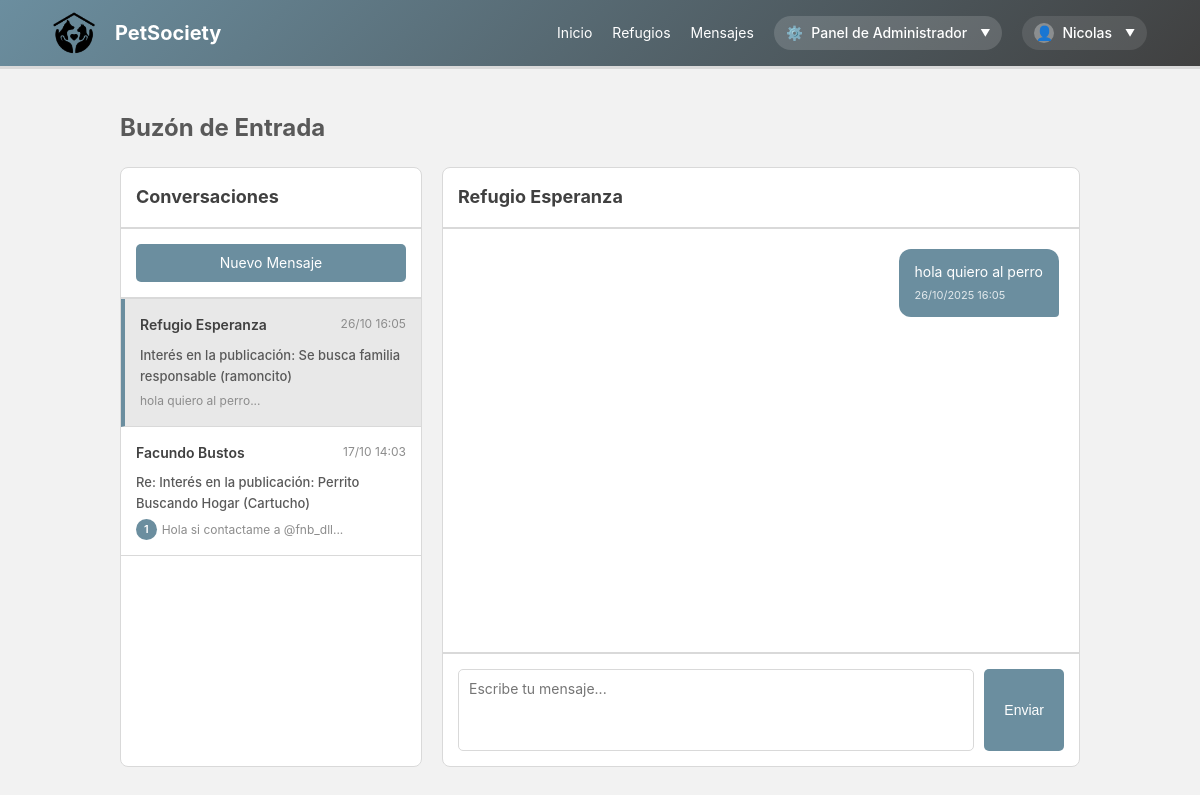
The app's page /buzon.php?conversacion=3 (signed in) with its own data.
### tables this page shows
CREATE TABLE `mensajes` (
  `id_mensaje` int(11) NOT NULL,
  `id_remitente` int(11) NOT NULL,
  `id_destinatario` int(11) NOT NULL,
  `asunto` varchar(255) DEFAULT NULL,
  `contenido` text NOT NULL,
  `fecha_envio` timestamp NOT NULL DEFAULT current_timestamp() COMMENT 'Fecha y hora de envío del mensaje (automática)',
  `leido` tinyint(1) NOT NULL DEFAULT 0
);

CREATE TABLE `usuarios` (
  `id_usuario` int(11) NOT NULL,
  `dni` varchar(15) NOT NULL COMMENT 'Documento Nacional de Identidad, debe ser único',
  `nombre` varchar(100) NOT NULL,
  `email` varchar(100) NOT NULL,
  `password_hash` varchar(255) NOT NULL COMMENT 'Hash de la contraseña del usuario (usar bcrypt o Argon2)',
  `reset_token` varchar(255) DEFAULT NULL,
  `token_expiry` timestamp NULL DEFAULT NULL,
  `telefono` varchar(15) DEFAULT NULL,
  `direccion` varchar(255) DEFAULT NULL,
  `es_refugio` tinyint(1) NOT NULL DEFAULT 0 COMMENT 'TRUE si es un refugio, FALSE si es particular',
  `is_admin` tinyint(1) NOT NULL DEFAULT 0 COMMENT '1 si es super admin, 0 si no lo es',
  `descripcion` text DEFAULT NULL,
  `fecha_registro` timestamp NOT NULL DEFAULT current_timestamp() COMMENT 'Fecha y hora de registro de la cuenta (automática)'
);

### buzon.php (the view, shortened to what this page needs)
<?php
require_once "config.php";
$id_usuario_actual = $_SESSION['id_usuario'];
$conversacion_id = isset($_GET['conversacion']) ? intval($_GET['conversacion']) : null;
$sql = "SELECT
    m.id_remitente,
    m.id_destinatario,
    m.asunto,
    m.contenido,
    m.fecha_envio,
    m.leido,
    remitente.nombre AS nombre_remitente,
    destinatario.nombre AS nombre_destinatario
FROM mensajes m
JOIN usuarios remitente ON m.id_remitente = remitente.id_usuario
JOIN usuarios destinatario ON m.id_destinatario = destinatario.id_usuario
WHERE m.id_remitente = ? OR m.id_destinatario = ?
ORDER BY m.fecha_envio DESC";
$todos_mensajes = [];
if ($stmt = $conexion->prepare($sql)) {
    $stmt->bind_param("ii", $id_usuario_actual, $id_usuario_actual);
    $stmt->execute();
    $result = $stmt->get_result();
    while ($row = $result->fetch_assoc()) {
        $todos_mensajes[] = $row;
    }
}
$conversaciones_map = [];
foreach ($todos_mensajes as $msg) {
    if ($msg['id_remitente'] == $id_usuario_actual) {
        $otro_usuario_id = $msg['id_destinatario'];
        $otro_usuario_nombre = $msg['nombre_destinatario'];
    } else {
        $otro_usuario_id = $msg['id_remitente'];
        $otro_usuario_nombre = $msg['nombre_remitente'];
    }
    if (!isset($conversaciones_map[$otro_usuario_id])) {
        $conversaciones_map[$otro_usuario_id] = [
            'otro_usuario_id' => $otro_usuario_id,
            'otro_usuario_nombre' => $otro_usuario_nombre,
            'ultimo_mensaje' => $msg['contenido'],
            'ultima_fecha' => $msg['fecha_envio'],
            'asunto' => $msg['asunto'],
            'no_leidos' => 0
        ];
    }
    if ($msg['id_destinatario'] == $id_usuario_actual && $msg['leido'] == 0) {
        $conversaciones_map[$otro_usuario_id]['no_leidos']++;
    }
}
$conversaciones = array_values($conversaciones_map);
usort($conversaciones, function($a, $b) {
    return strtotime($b['ultima_fecha']) - strtotime($a['ultima_fecha']);
});
$mensajes_conversacion = [];
if ($conversacion_id) {
    $sql_mensajes = "SELECT
        m.id_mensaje,
        m.id_remitente,
        m.id_destinatario,
        m.asunto,
        m.contenido,
        m.fecha_envio,
        m.leido,
        u_rem.nombre AS nombre_remitente,
        u_dest.nombre AS nombre_destinatario
    FROM mensajes m
    JOIN usuarios u_rem ON m.id_remitente = u_rem.id_usuario
    JOIN usuarios u_dest ON m.id_destinatario = u_dest.id_usuario
    WHERE (m.id_remitente = ? AND m.id_destinatario = ?)
       OR (m.id_remitente = ? AND m.id_destinatario = ?)
    ORDER BY m.fecha_envio ASC";
    if ($stmt = $conexion->prepare($sql_mensajes)) {
        $stmt->bind_param("iiii", $id_usuario_actual, $conversacion_id, $conversacion_id, $id_usuario_actual);
        $stmt->execute();
        $result = $stmt->get_result();
        while ($row = $result->fetch_assoc()) {
            $mensajes_conversacion[] = $row;
        }
    }
}
$otro_usuario_nombre = '';
if ($conversacion_id && !empty($mensajes_conversacion)) {
    $primer_mensaje = $mensajes_conversacion[0];
    $otro_usuario_nombre = ($primer_mensaje['id_remitente'] == $id_usuario_actual)
        ? $primer_mensaje['nombre_destinatario']
        : $primer_mensaje['nombre_remitente'];
}
?>
<!DOCTYPE html>
<html lang="es">
<head>
    <link rel="stylesheet" href="estilos.css">
    <?php if (isset($_SESSION['is_admin']) && $_SESSION['is_admin'] == 1): ?>
        <link rel="stylesheet" href="admin/admin.css">
    <?php endif; ?>
</head>
<body>
    <header>
        <div class="container">
            <div id="branding">
                <h1><a href="index.php"><img src="img/logo1.png" alt="PetSociety Logo" class="header-logo"></a><a href="index.php">PetSociety</a></h1>
            </div>
            <nav>
                <ul class="nav-menu">
                    <?php if (isset($_SESSION["loggedin"]) && $_SESSION["loggedin"] === true): ?>
                        <li><a href="index.php">Inicio</a></li>
                        <li><a href="refugios.php">Refugios</a></li>
                        <li><a href="buzon.php">Mensajes</a></li>
                        <?php if (isset($_SESSION['is_admin']) && $_SESSION['is_admin'] == 1): ?>
                            <li class="admin-panel-dropdown">
                                <span class="admin-panel-trigger">Panel de Administrador</span>
                            </li>
                        <?php endif; ?>
                    <?php else: ?>
                        <li><a href="login.php">Iniciar Sesión</a></li>
                        <li><a href="registro.php">Registrarse</a></li>
                        <li><a href="refugios.php">Refugios</a></li>
                    <?php endif; ?>
                    <?php if (isset($_SESSION["loggedin"]) && $_SESSION["loggedin"] === true): ?>
                        <li class="user-menu mobile-user-menu">
                            <span class="user-menu-trigger">
                                <span class="user-icon"></span>
                                <span class="user-name"><?php echo htmlspecialchars($_SESSION["nombre"]); ?></span>
                            </span>
                        </li>
                    <?php endif; ?>
                </ul>
            </nav>
        </div>
    </header>
    <div class="container">
        <h2>Buzón de Entrada</h2>
        <div class="messaging-container">
            <div class="conversations-list">
                <h3>Conversaciones</h3>
                <div style="padding: 15px; border-bottom: 2px solid #D9D9D9;">
                    <a href="index.php" class="new-message-btn" style="display: block; text-align: center;">Nuevo Mensaje</a>
                </div>
                <?php if (!empty($conversaciones)): ?>
                    <?php foreach ($conversaciones as $conv): ?>
                        <div class="conversation-item <?php echo ($conversacion_id == $conv['otro_usuario_id']) ? 'active' : ''; ?>"
                             onclick="window.location.href='buzon.php?conversacion=<?php echo $conv['otro_usuario_id']; ?>'">
                            <div class="conversation-header">
                                <span class="conversation-name"><?php echo htmlspecialchars($conv['otro_usuario_nombre']); ?></span>
                                <span class="conversation-time"><?php echo date("d/m H:i", strtotime($conv['ultima_fecha'])); ?></span>
                            </div>
                            <div class="conversation-subject"><?php echo htmlspecialchars($conv['asunto']); ?></div>
                            <div class="conversation-preview">
                                <?php if ($conv['no_leidos'] > 0): ?>
                                    <span class="unread-badge"><?php echo $conv['no_leidos']; ?></span>
                                <?php endif; ?>
                                <span><?php echo htmlspecialchars(mb_substr($conv['ultimo_mensaje'], 0, 50)); ?>...</span>
                            </div>
                        </div>
                    <?php endforeach; ?>
                <?php else: ?>
                    <div class="empty-state" style="padding: 20px; text-align: center; color: #8C8C8C;">
                        <p>No tienes conversaciones aún</p>
                    </div>
                <?php endif; ?>
            </div>
            <div class="messages-view <?php echo empty($mensajes_conversacion) ? 'empty' : ''; ?>">
                <?php if ($conversacion_id && !empty($mensajes_conversacion)): ?>
                    <div class="messages-header">
                        <h3><?php echo htmlspecialchars($otro_usuario_nombre); ?></h3>
                    </div>
                    <div class="messages-area">
                        <?php foreach ($mensajes_conversacion as $msg): ?>
                            <div class="message <?php echo ($msg['id_remitente'] == $id_usuario_actual) ? 'sent' : 'received'; ?>">
                                <div class="message-content"><?php echo nl2br(htmlspecialchars($msg['contenido'])); ?></div>
                                <div class="message-meta">
                                    <?php echo date("d/m/Y H:i", strtotime($msg['fecha_envio'])); ?>
                                </div>
                            </div>
                        <?php endforeach; ?>
                    </div>
                    <div class="message-form">
                        <form action="procesar_mensaje.php" method="post">
                            <textarea name="contenido" placeholder="Escribe tu mensaje..." required></textarea>
                            <button type="submit" class="send-btn">Enviar</button>
                        </form>
                    </div>
                <?php endif; ?>
            </div>
        </div>
    </div>
</body>
</html>

### estilos.css (style rules this page uses)
body { font-family: "Inter", -apple-system, BlinkMacSystemFont, "Segoe UI", sans-serif; background-color: #f2f2f2; color: #595959; margin: 0; padding: 0; line-height: 1.6; }
.container { width: 80%; margin: auto; overflow: hidden; padding: 20px 0; }
header { background: linear-gradient(135deg, #6b8e9f 0%, #404040 100%); color: #ffffff; padding: 0.75rem 0; border-bottom: #d9d9d9 3px solid; position: relative; z-index: 100; overflow: visible; padding-left: 2%; padding-right: 2%; }
header a { color: #ffffff; text-decoration: none; text-transform: capitalize; font-size: 14px; }
header .container { display: flex; justify-content: space-between; align-items: center; width: 95%; max-width: 100%; margin: 0 auto; padding: 0 2%; position: relative; overflow: visible; }
header #branding h1 { margin: 0; display: flex; align-items: center; gap: 10px; }
header #branding h1 a { display: flex; align-items: center; text-transform: none; font-size: 20px; font-weight: bold; }
header nav { position: relative; z-index: 101; overflow: visible; }
header nav ul.nav-menu { padding: 0; margin: 0; list-style: none; display: flex; align-items: center; gap: 20px; }
header nav ul.nav-menu li { display: inline; margin-left: 0; position: relative; }
header nav ul.nav-menu li.user-menu { position: relative; z-index: 102; }
header nav ul.nav-menu li.user-menu .user-menu-trigger { cursor: pointer; display: inline-flex; align-items: center; gap: 8px; padding: 6px 12px; border-radius: 20px; background-color: rgba(255, 255, 255, 0.1); transition: all 0.3s ease; }
header nav ul.nav-menu li.user-menu .user-menu-trigger .user-icon { width: 20px; height: 20px; border-radius: 50%; background-color: rgba(255, 255, 255, 0.3); display: flex; align-items: center; justify-content: center; font-size: 12px; }
header nav ul li.user-menu .user-menu-trigger .user-icon::before { content: "👤"; font-size: 14px; }
header nav ul li.user-menu .user-menu-trigger .user-name { font-weight: 500; font-size: 14px; }
header nav ul li.user-menu .user-menu-trigger::after { content: "▼"; font-size: 10px; margin-left: 5px; transition: transform 0.3s ease; }
.header-logo { height: 42px; width: auto; margin-right: 10px; vertical-align: middle; cursor: pointer; transition: opacity 0.3s ease; }
header #branding h1 { margin: 0; display: flex; align-items: center; }

### admin/admin.css (style rules this page uses)
.admin-panel-dropdown { position: relative; z-index: 102; }
.admin-panel-trigger { cursor: pointer; display: inline-flex; align-items: center; gap: 8px; padding: 6px 12px; border-radius: 20px; background-color: rgba(255, 255, 255, 0.15); transition: all 0.3s ease; color: #ffffff; text-decoration: none; font-size: 14px; font-weight: 500; }
.admin-panel-trigger::before { content: "⚙️"; font-size: 14px; }
.admin-panel-trigger::after { content: "▼"; font-size: 10px; margin-left: 5px; transition: transform 0.3s ease; }

### records on screen
mensajes: id_remitente.nombre "Facundo Bustos", fecha_envio "17/10 14:03", asunto "Re: Interés en la publicación: Perrito Buscando Hogar (Cartucho)", id_remitente "1", contenido "Hola si contactame a @fnb_dll"
mensajes: id_destinatario.nombre "Refugio Esperanza", contenido "hola quiero al perro", fecha_envio "26/10/2025 16:05"

### other values on screen
$_SESSION["nombre"] "Nicolas"
$conv['otro_usuario_nombre'] "Refugio Esperanza"
date("d/m H:i", strtotime($conv['ultima_fecha'])) "26/10 16:05"
$conv['asunto'] "Interés en la publicación: Se busca familia responsable (ramoncito)"
mb_substr($conv['ultimo_mensaje'], 0, 50) "hola quiero al perro"
